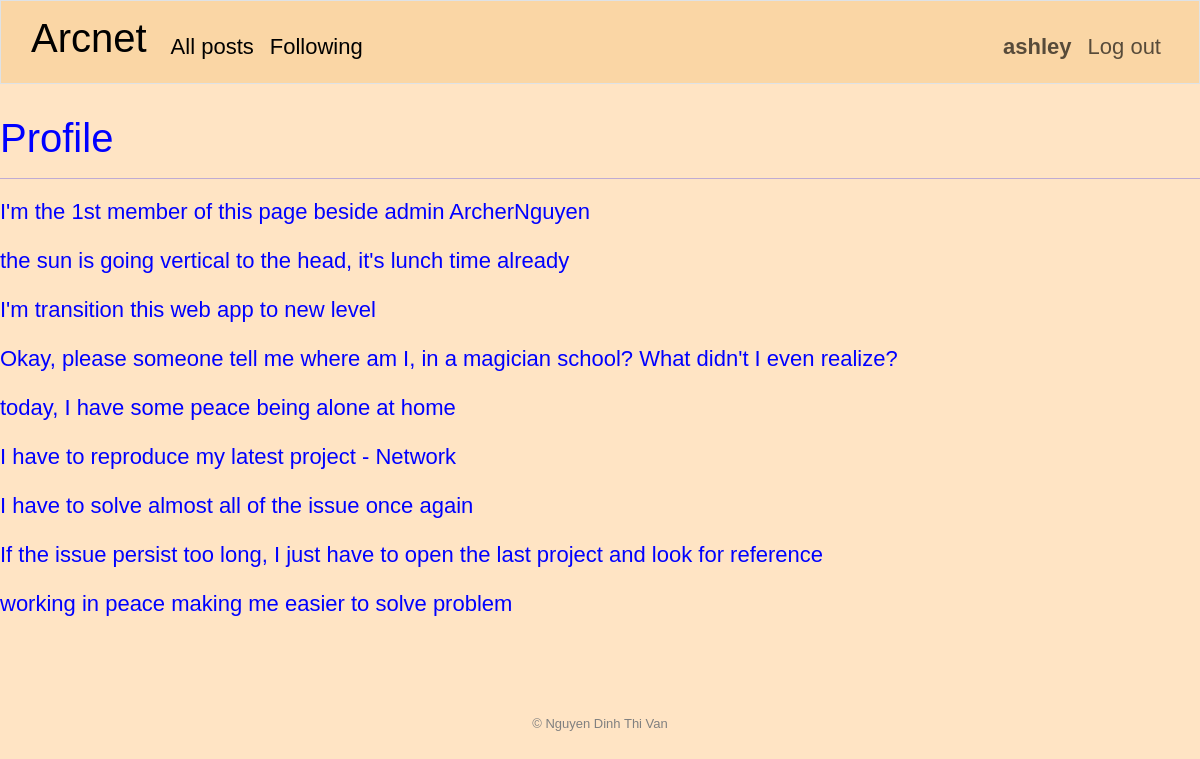
The page /profile/2 (signed in) on the database its author committed.
### arc/models.py (models this page shows, shortened)
class User(AbstractUser):
    following = models.ManyToManyField('self', blank=True, symmetrical=False, related_name="followers")

class Post(models.Model):
    author = models.ForeignKey(User, related_name='posts', on_delete=models.CASCADE)
    content = models.TextField(blank=True)
    created = models.DateTimeField(auto_now_add=True)

### arc/views.py (the view)
# urls.py: path('profile/<int:author_id>', views.profile, name='profile')
@csrf_exempt
def profile(request, author_id):
    author = User.objects.get(pk=author_id)
    posts = Post.objects.filter(author=author)
    return render(request, "arc/profile.html", {
        "posts": posts
    })

### arc/templates/arc/profile.html (shortened to what this page needs)
{% extends "arc/layout.html" %}
{% load static %}
{% block main %}
    <h1>Profile</h1>
    <hr>
    {% for post in posts %}
        <p>{{ post.content }}</p>
    {% endfor %}
{% endblock %}

### arc/templates/arc/layout.html (shortened to what this page needs)
{% load static %}
<!DOCTYPE html>
<html lang="en">
    <head>
        <link href="https://cdn.jsdelivr.net/npm/bootstrap@5.3.1/dist/css/bootstrap.min.css" rel="stylesheet">
        <link rel="stylesheet" href="{% static 'arc/bootstrap.css' %}">
        <link rel="stylesheet" href="{% static 'arc/styles.css' %}">
    </head>
    <body>
        <nav class="navbar navbar-expand-lg navbar-custom border">
            <a class="navbar-brand" href="{% url 'index' %}"><span><h1>Arcnet</h1></span></a>
            <div class="collapse navbar-collapse" id="navbar">
                <ul class="navbar-nav me-auto mt-2">
                    <li class="nav-item">
                        <a href="{% url 'index' %}" class="nav-link active">All posts</a>
                    </li>
                    {% if user.is_authenticated %}
                        <li class="nav-item">
                            <a class="nav-link active" href="#">Following</a>
                        </li>
                    {% endif %}
                </ul>
                <ul class="navbar-nav ms-auto mt-2">
                    {% if user.is_authenticated %}
                        <li class="nav-item">
                            <a class="nav-link"><strong>{{ request.user.username }}</strong></a>
                        </li>
                        <li class="nav-item">
                            <a class="nav-link" href="{% url 'logout' %}">Log out</a>
                        </li>
                    {% endif %}
                </ul>
            </div>
        </nav>
        <main>{% block main %}{% endblock %}</main>
        <footer class="text-center">
            &#169; Nguyen Dinh Thi Van
        </footer>
    </body>
</html>

### arc/static/arc/styles.css (style rules this page uses)
body { font-family: sans-serif; font-size: 22px; font-style: bold; }
body { color: blue; background-color: bisque; }
footer { color: grey; font-family: sans-serif; font-size: 13px; }
main { min-height: 600px; }
.navbar-custom { padding-left: 30px; padding-right: 30px; background: #FAD6A5; margin-bottom: 30px; }

### rows shown on the page
User: user.username "ashley"
Post: content "I'm the 1st member of this page beside admin ArcherNguyen"
Post: content "the sun is going vertical to the head, it's lunch time already"
Post: content "I'm transition this web app to new level"
Post: content "Okay, please someone tell me where am I, in a magician school? What didn't I even realize?"
Post: content "today, I have some peace being alone at home"
Post: content "I have to reproduce my latest project - Network"
Post: content "I have to solve almost all of the issue once again"
Post: content "If the issue persist too long, I just have to open the last project and look for reference"
Post: content "working in peace making me easier to solve problem"
